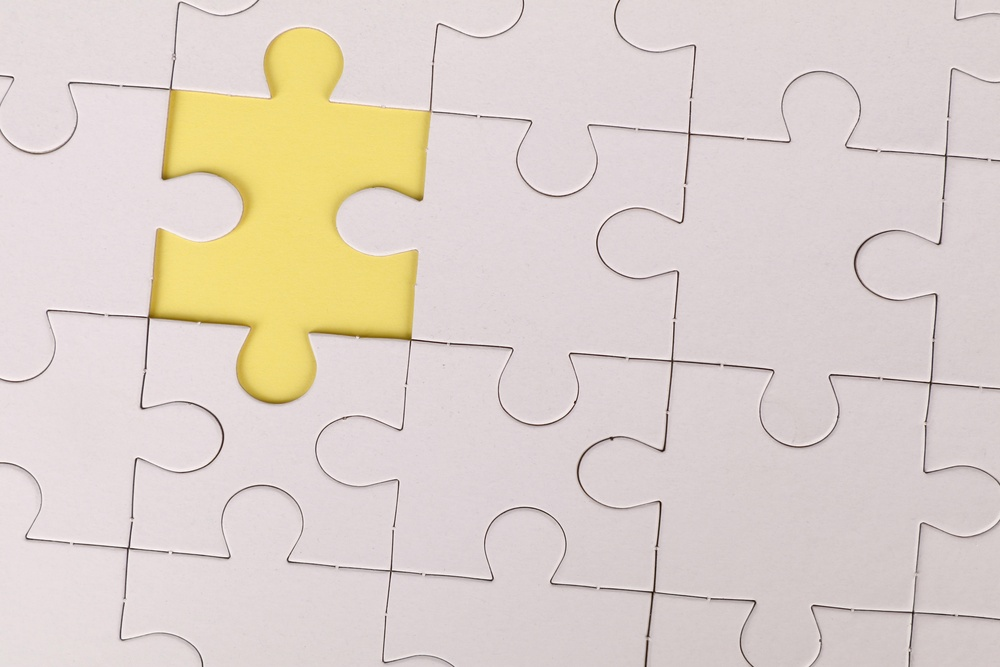
#> input picture test_3.jpg, 1000 x 667 px, shrunk from 6000 x 4000 before the run, found by its file name
$ python image_splite_grid.py
#> lines starting #> are read from the running program, lines starting #| are printed output that depends on the picture
import cv2
import os
import shutil
import random
import string

def clear_pieces_folder(folder='pieces'):
    print(f"{folder} 디렉토리 파일 전체 삭제")
    if os.path.exists(folder):
        shutil.rmtree(folder)
    os.makedirs(folder)

def random_filename(length=8, ext='png'):
    letters = string.ascii_letters + string.digits
    return ''.join(random.choices(letters, k=length)) + f'.{ext}'

def slice_image_grid(image_path, rows, cols, save_folder='pieces'):
    # 1. 폴더 초기화
#> called with image_path = 'test_3.jpg', rows = 5, cols = 7, save_folder = 'pieces'
    clear_pieces_folder(save_folder)

    # 2. 이미지 읽기
    img = cv2.imread(image_path)
#> img is the input picture: shape (667, 1000, 3); mean B, G, R 202.3, 210.3, 221.6
    if img is None:
        raise FileNotFoundError(f"이미지를 찾을 수 없습니다: {image_path}")

    height, width = img.shape[:2]
#> height = 667; width = 1000
    piece_h = height // rows
#> piece_h = 133
    piece_w = width // cols
#> piece_w = 142

    print(f"이미지 크기: {width}x{height}, 조각 크기: {piece_w}x{piece_h}")
#| 이미지 크기: 1000x667, 조각 크기: 142x133

    # 3. 조각 자르기 및 저장
    piece_paths = []
    for r in range(rows):
        for c in range(cols):
            # 자르기 영역
            y0 = r * piece_h
            x0 = c * piece_w
            # 마지막 행,열은 나머지 포함
            y1 = (r + 1) * piece_h if r < rows - 1 else height
            x1 = (c + 1) * piece_w if c < cols - 1 else width

            piece = img[y0:y1, x0:x1]

            # 임의 파일명 생성 후 저장
            fname = random_filename()
            fpath = os.path.join(save_folder, fname)
            cv2.imwrite(fpath, piece)
            piece_paths.append(fpath)
#> this loop made 5 passes
#> pass 1, in slice_image_grid, `cv2.imwrite(fpath, piece)`:
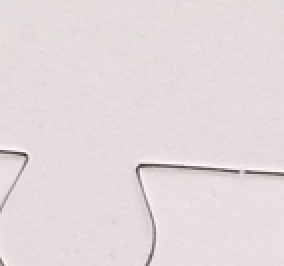
#> saved as 0UAqFzWs.png: shape (133, 142, 3) (shown 2 times larger); mean B, G, R 219.9, 218.6, 228.6
#> pass 1, in slice_image_grid, `cv2.imwrite(fpath, piece)`:
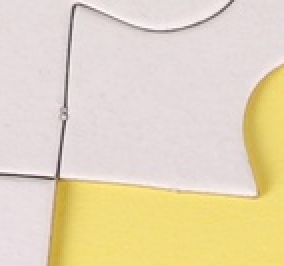
#> saved as DK4FrUMp.png: shape (133, 142, 3) (shown 2 times larger); mean B, G, R 187.7, 215.5, 229.5
#> pass 1, in slice_image_grid, `cv2.imwrite(fpath, piece)`:
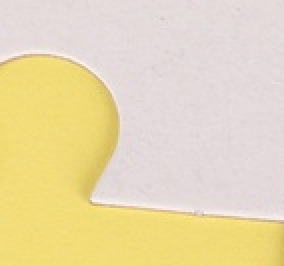
#> saved as 48Y3tT3Q.png: shape (133, 142, 3) (shown 2 times larger); mean B, G, R 177.2, 217.7, 232.7
#> pass 1, in slice_image_grid, `cv2.imwrite(fpath, piece)`:
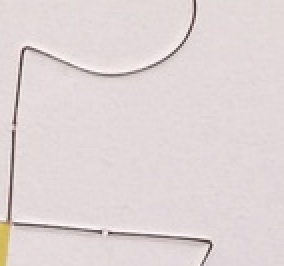
#> saved as DgAL47D1.png: shape (133, 142, 3) (shown 2 times larger); mean B, G, R 214.5, 214, 224.2
#> after the loop, piece_paths = 35 items, first 6: 'pieces/0UAqFzWs.png', 'pieces/DK4FrUMp.png', 'pieces/48Y3tT3Q.png', 'pieces/DgAL47D1.png', 'pieces/qXIaSyZP.png', 'pieces/aE1pu1lJ.png'

    print(f"{len(piece_paths)}개의 조각 저장 완료 (폴더: {save_folder})")
#| 35개의 조각 저장 완료 (폴더: pieces)
    return piece_paths


if __name__ == '__main__':
    # 테스트용: 이미지 경로, 행, 열 지정
    IMAGE_PATH = 'test_3.jpg'  # 원본 이미지 파일명 바꿔서 사용하세요
    ROWS = 5
    COLS = 7
    print(f"파일명 = {IMAGE_PATH}, rows = {ROWS} * cols = {COLS}")

    slice_image_grid(IMAGE_PATH, ROWS, COLS)

$ run again, with test_1.jpg copied over test_3.jpg
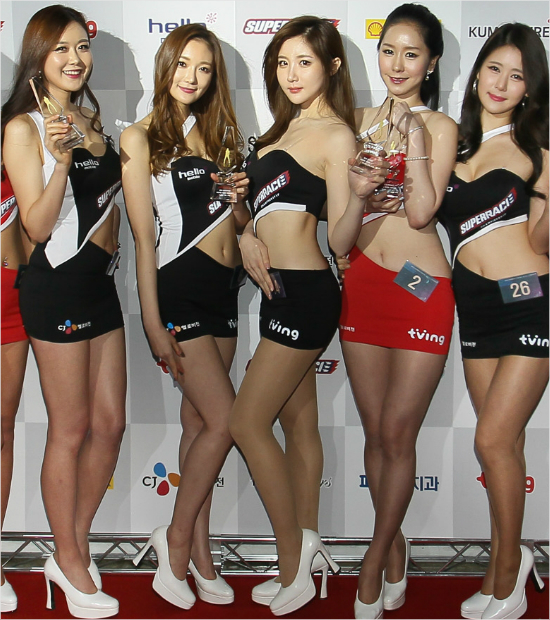
#> input picture test_1.jpg, 550 x 620 px, found by its file name
#> in slice_image_grid, img is the input picture: shape (620, 550, 3); mean B, G, R 95.7, 107.5, 127.2
#| 이미지 크기: 550x620, 조각 크기: 78x124
#> the loop in slice_image_grid, `for r in range(rows):` made 5 passes
#> pass 1, in slice_image_grid, `cv2.imwrite(fpath, piece)`:
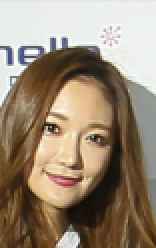
#> saved as 48Y3tT3Q.png: shape (124, 78, 3) (shown 2 times larger); mean B, G, R 116.5, 135.9, 152.7
#> pass 1, in slice_image_grid, `cv2.imwrite(fpath, piece)`:
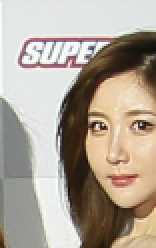
#> saved as DgAL47D1.png: shape (124, 78, 3) (shown 2 times larger); mean B, G, R 151, 163.9, 175
#> after the loop in slice_image_grid, `for r in range(rows):`: piece_paths = 35 items, first 6: 'pieces/0UAqFzWs.png', 'pieces/DK4FrUMp.png', 'pieces/48Y3tT3Q.png', 'pieces/DgAL47D1.png', 'pieces/qXIaSyZP.png', 'pieces/aE1pu1lJ.png'
#| 35개의 조각 저장 완료 (폴더: pieces)
